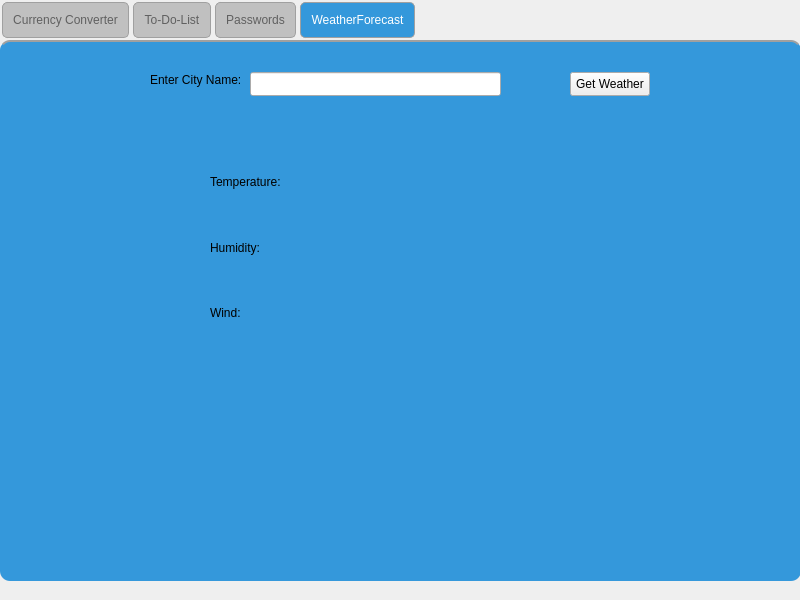
<?xml version="1.0" encoding="UTF-8"?>
<ui version="4.0">
 <class>MainWindow</class>
 <widget class="QMainWindow" name="MainWindow">
  <property name="geometry">
   <rect>
    <x>0</x>
    <y>0</y>
    <width>800</width>
    <height>600</height>
   </rect>
  </property>
  <property name="windowTitle">
   <string>MainWindow</string>
  </property>
  <property name="styleSheet">
   <string notr="true">QTabWidget {
    background-color: #f0f0f0; /* Light gray background color */
    border: 2px solid #a0a0a0; /* Darker gray border */
    border-radius: 10px; /* Rounded corners for the tab widget */
    padding: 10px; /* Padding around the tabs */
}

QTabBar::tab {
    background-color: #d0d0d0; /* Lighter gray background for tabs */
    border: 1px solid #a0a0a0; /* Darker border for tabs */
    border-radius: 5px; /* Rounded corners for the tabs */
    padding: 10px; /* Padding inside each tab */
    margin: 2px; /* Space between tabs */
}

QTabBar::tab:selected {
    background-color: #ffffff; /* White background for selected tab */
    color: #000000; /* Black text color for selected tab */
}

QTabBar::tab:hover {
    background-color: #e0e0e0; /* Slightly darker gray on hover */
}

QTabBar::tab:!selected {
    background-color: #c0c0c0; /* Gray background for unselected tabs */
    color: #606060; /* Darker text color for unselected tabs */
}

QTabWidget::pane {
    border-top: 2px solid #a0a0a0; /* Border between the tabs and content */
    background-color: #ffffff; /* Background color of the content area */
    border-radius: 10px; /* Rounded corners for the content area */
    padding: 10px; /* Padding inside the content area */
}

</string>
  </property>
  <widget class="QWidget" name="centralwidget">
   <widget class="QTabWidget" name="tabWidget">
    <property name="geometry">
     <rect>
      <x>0</x>
      <y>0</y>
      <width>801</width>
      <height>581</height>
     </rect>
    </property>
    <property name="styleSheet">
     <string notr="true">QTabWidget {
    background-color: #f0f0f0;
    border: 2px solid #a0a0a0;
    border-radius: 10px;
    padding: 10px;
}

QTabBar::tab {
    background-color: #d0d0d0;
    border: 1px solid #a0a0a0;
    border-radius: 5px;
    padding: 10px;
    margin: 2px;
}

QTabBar::tab:selected {
    background-color: #3498db;
    color: #ffffff;
}

QTabBar::tab:hover {
    background-color: #e0e0e0;
}

QTabBar::tab:!selected {
    background-color: #c0c0c0;
    color: #606060;
}

QTabWidget::pane {
    border-top: 2px solid #a0a0a0;
    background-color: #3498db;
    border-radius: 10px;
    padding: 10px;
}
</string>
    </property>
    <property name="currentIndex">
     <number>3</number>
    </property>
    <widget class="QWidget" name="currencyConverter">
     <attribute name="title">
      <string>Currency Converter</string>
     </attribute>
     <widget class="QPushButton" name="convertButton">
      <property name="geometry">
       <rect>
        <x>230</x>
        <y>360</y>
        <width>80</width>
        <height>24</height>
       </rect>
      </property>
      <property name="styleSheet">
       <string notr="true">QPushButton {
    background-color: #d0d0d0;
    color: white;
    border-radius: 5px;
    padding: 5px 10px;
    border: 1px solid #a0a0a0; 
    font-size: 14px; 
    font-weight: bold;/
}

QPushButton:hover {
    background-color: #b0b0b0
    border: 1px solid #8a8a8a; 
}

QPushButton:pressed {
    background-color: #a0a0a0;  */
    border: 1px solid #707070; 
}

QPushButton:focus {
    outline: none; 
    box-shadow: 0 0 5px #3498db;
}

QPushButton:selected {
    background-color: rgb(170, 255, 255); 
    color: black; /
}
</string>
      </property>
      <property name="text">
       <string>Convert</string>
      </property>
     </widget>
     <widget class="QWidget" name="verticalLayoutWidget">
      <property name="geometry">
       <rect>
        <x>70</x>
        <y>110</y>
        <width>131</width>
        <height>221</height>
       </rect>
      </property>
      <layout class="QVBoxLayout" name="verticalLayout">
       <item>
        <widget class="QLineEdit" name="amountLineEdit"/>
       </item>
       <item>
        <widget class="QLineEdit" name="resultLineEdit"/>
       </item>
      </layout>
     </widget>
     <widget class="QWidget" name="verticalLayoutWidget_2">
      <property name="geometry">
       <rect>
        <x>220</x>
        <y>110</y>
        <width>131</width>
        <height>221</height>
       </rect>
      </property>
      <layout class="QVBoxLayout" name="verticalLayout_2">
       <item>
        <widget class="QComboBox" name="fromCurrencyComboBox"/>
       </item>
       <item>
        <widget class="QComboBox" name="toCurrencyComboBox"/>
       </item>
      </layout>
     </widget>
    </widget>
    <widget class="QWidget" name="toDoList">
     <attribute name="title">
      <string>To-Do-List</string>
     </attribute>
     <widget class="QListWidget" name="taskListWidget">
      <property name="geometry">
       <rect>
        <x>40</x>
        <y>80</y>
        <width>411</width>
        <height>381</height>
       </rect>
      </property>
     </widget>
     <widget class="QLineEdit" name="taskLineEdit">
      <property name="geometry">
       <rect>
        <x>530</x>
        <y>220</y>
        <width>113</width>
        <height>24</height>
       </rect>
      </property>
     </widget>
     <widget class="QPushButton" name="addTaskButton">
      <property name="geometry">
       <rect>
        <x>500</x>
        <y>430</y>
        <width>80</width>
        <height>24</height>
       </rect>
      </property>
      <property name="text">
       <string>Add</string>
      </property>
     </widget>
     <widget class="QPushButton" name="removeTaskButton">
      <property name="geometry">
       <rect>
        <x>620</x>
        <y>430</y>
        <width>80</width>
        <height>24</height>
       </rect>
      </property>
      <property name="text">
       <string>Remove</string>
      </property>
     </widget>
    </widget>
    <widget class="QWidget" name="passwords">
     <attribute name="title">
      <string>Passwords</string>
     </attribute>
     <widget class="QLineEdit" name="usernameLineEdit">
      <property name="geometry">
       <rect>
        <x>280</x>
        <y>180</y>
        <width>113</width>
        <height>24</height>
       </rect>
      </property>
      <property name="text">
       <string>Username</string>
      </property>
     </widget>
     <widget class="QLineEdit" name="passwordLineEdit">
      <property name="geometry">
       <rect>
        <x>280</x>
        <y>240</y>
        <width>113</width>
        <height>24</height>
       </rect>
      </property>
      <property name="text">
       <string>Password</string>
      </property>
     </widget>
     <widget class="QLineEdit" name="websiteLineEdit">
      <property name="geometry">
       <rect>
        <x>280</x>
        <y>130</y>
        <width>113</width>
        <height>24</height>
       </rect>
      </property>
      <property name="text">
       <string>Website</string>
      </property>
     </widget>
     <widget class="QPushButton" name="addPasswordButton">
      <property name="geometry">
       <rect>
        <x>410</x>
        <y>300</y>
        <width>91</width>
        <height>24</height>
       </rect>
      </property>
      <property name="text">
       <string>Add Password</string>
      </property>
     </widget>
     <widget class="QPushButton" name="viewPasswordsButton">
      <property name="geometry">
       <rect>
        <x>300</x>
        <y>300</y>
        <width>101</width>
        <height>24</height>
       </rect>
      </property>
      <property name="text">
       <string>View Passwords</string>
      </property>
     </widget>
     <widget class="QPushButton" name="removePasswordButton">
      <property name="geometry">
       <rect>
        <x>189</x>
        <y>300</y>
        <width>101</width>
        <height>24</height>
       </rect>
      </property>
      <property name="text">
       <string>Delete Passwords</string>
      </property>
     </widget>
     <widget class="QTableWidget" name="passwordTableWidget">
      <property name="geometry">
       <rect>
        <x>470</x>
        <y>90</y>
        <width>256</width>
        <height>192</height>
       </rect>
      </property>
     </widget>
    </widget>
    <widget class="QWidget" name="weatherForecast">
     <attribute name="title">
      <string>WeatherForecast</string>
     </attribute>
     <widget class="QLineEdit" name="cityLineEdit">
      <property name="geometry">
       <rect>
        <x>240</x>
        <y>20</y>
        <width>251</width>
        <height>24</height>
       </rect>
      </property>
     </widget>
     <widget class="QPushButton" name="getWeatherButton">
      <property name="geometry">
       <rect>
        <x>560</x>
        <y>20</y>
        <width>80</width>
        <height>24</height>
       </rect>
      </property>
      <property name="text">
       <string>Get Weather</string>
      </property>
     </widget>
     <widget class="QLabel" name="label">
      <property name="geometry">
       <rect>
        <x>140</x>
        <y>20</y>
        <width>101</width>
        <height>16</height>
       </rect>
      </property>
      <property name="text">
       <string>Enter City Name: </string>
      </property>
     </widget>
     <widget class="QWidget" name="gridLayoutWidget">
      <property name="geometry">
       <rect>
        <x>340</x>
        <y>100</y>
        <width>251</width>
        <height>191</height>
       </rect>
      </property>
      <layout class="QGridLayout" name="gridLayout">
       <item row="1" column="0">
        <widget class="QLabel" name="humidityInfoLabel_3">
         <property name="text">
          <string/>
         </property>
        </widget>
       </item>
       <item row="2" column="0">
        <widget class="QLabel" name="windInfoLabel_2">
         <property name="text">
          <string/>
         </property>
        </widget>
       </item>
       <item row="0" column="0">
        <widget class="QLabel" name="temperatureInfoLabel">
         <property name="text">
          <string/>
         </property>
        </widget>
       </item>
      </layout>
     </widget>
     <widget class="QWidget" name="gridLayoutWidget_2">
      <property name="geometry">
       <rect>
        <x>200</x>
        <y>100</y>
        <width>91</width>
        <height>191</height>
       </rect>
      </property>
      <layout class="QGridLayout" name="gridLayout_3">
       <item row="2" column="0">
        <widget class="QLabel" name="windInfoLabel_4">
         <property name="text">
          <string>Wind:</string>
         </property>
        </widget>
       </item>
       <item row="1" column="0">
        <widget class="QLabel" name="humidityInfoLabel_5">
         <property name="text">
          <string>Humidity:</string>
         </property>
        </widget>
       </item>
       <item row="0" column="0">
        <widget class="QLabel" name="temperatureInfoLabel_3">
         <property name="text">
          <string>Temperature: </string>
         </property>
        </widget>
       </item>
      </layout>
     </widget>
     <widget class="QLabel" name="iconInfoLabel_4">
      <property name="geometry">
       <rect>
        <x>320</x>
        <y>320</y>
        <width>111</width>
        <height>81</height>
       </rect>
      </property>
      <property name="text">
       <string/>
      </property>
     </widget>
    </widget>
   </widget>
  </widget>
  <widget class="QMenuBar" name="menubar">
   <property name="geometry">
    <rect>
     <x>0</x>
     <y>0</y>
     <width>800</width>
     <height>21</height>
    </rect>
   </property>
  </widget>
 </widget>
 <resources/>
 <connections/>
</ui>
